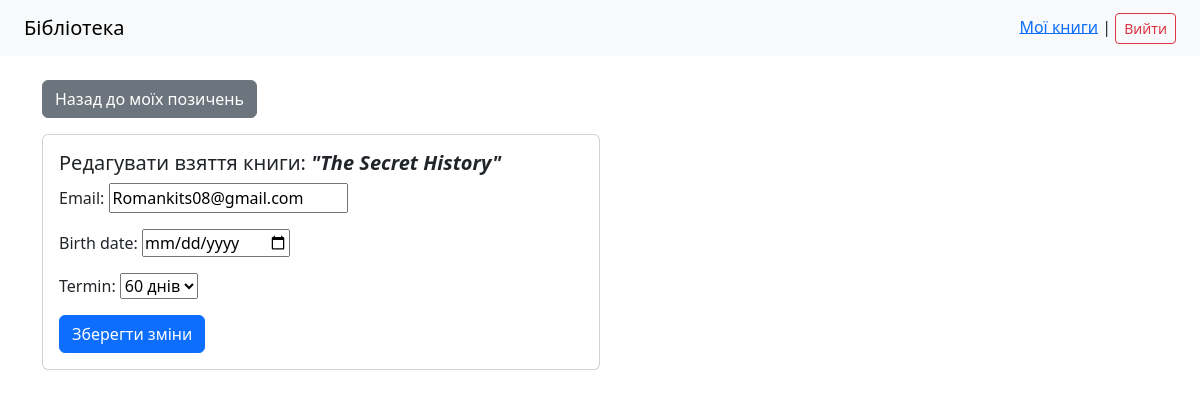
/borrow/1/edit (signed in), run on an earlier commit of the app's database.
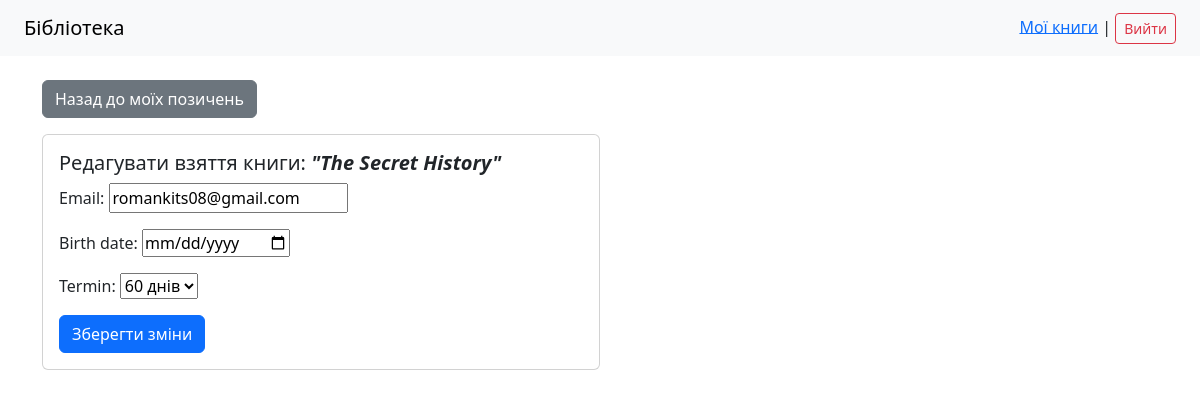
And on a later commit of the database.
### Library_app/models.py (models this page shows, shortened)
class Borrow(models.Model):
    user = models.ForeignKey(User, on_delete=models.CASCADE, related_name='borrows')
    book = models.ForeignKey(Book, on_delete = models.CASCADE, related_name = 'borrows')
    email = models.EmailField(blank=False, null=False)
    birth_date = models.DateField(blank=False, null=False)
    termin = models.PositiveSmallIntegerField(
        choices = [
            (3, '3 дні'),
            (5, '5 днів'),
            (10, '10 днів'),
            (15, '15 днів'),
            (30, '30 днів'),
            (45, '45 днів'),
            (60, '60 днів'),
            (75, '75 днів'),
            (90, '90 днів')
        ],
        default = 30
        )
    created_at = models.DateTimeField(auto_now_add = True)
    class Meta:
        ordering = ['-created_at']
        verbose_name = "Взяття книги"
        verbose_name_plural = "Взяття книг"

class Book(models.Model):
    title = models.CharField(max_length = 250, unique = True)
    author = models.ForeignKey(Author, on_delete = models.CASCADE, related_name = "books")
    cover = models.ImageField(upload_to = 'media/')
    genre = models.ManyToManyField(Genre, related_name = "books")
    year_published = models.PositiveIntegerField(default = 1900)
    age_restrictions = models.PositiveSmallIntegerField(
        validators=[
            MinValueValidator(3),
            MaxValueValidator(120)
        ]
    )
    isbn = models.CharField(max_length = 13, unique = True)
    available = models.BooleanField(default = True)
    class Meta:
        ordering = ['author']
        verbose_name = "Книга"
        verbose_name_plural = "Книги"

### Library_app/views.py (the view)
# urls.py: path('borrow/<int:pk>/edit', views.edit_borrow, name = 'edit_borrow'),
@login_required
def edit_borrow(request: HttpRequest, pk: int):
    borrow = get_object_or_404(Borrow, pk=pk)
    if request.method == 'POST':
        form = BorrowForm(request.POST, instance=borrow)
        if form.is_valid():
            form.save()
            return redirect('my_borrows')
    else:
        form = BorrowForm(instance=borrow)
    return render(request, 'library/edit_borrow.html', {
        'form': form,
        'borrow': borrow
    })

### Library_app/forms.py (shortened to what this page needs)
class BorrowForm(forms.ModelForm):
    class Meta:
        model = Borrow
        fields = ['email', 'birth_date', 'termin']
        widgets = {
            'email': forms.EmailInput(attrs = {'placeholder': 'youremail@example.com'}),
            'birth_date': forms.DateInput(attrs = {'type': 'date'}),
            'termin': forms.Select(attrs = {'aria-label': 'Виберіть термін користування'})
        }
    def __init__(self, *args, **kwargs):
        self.room = kwargs.pop('book', None)
        super().__init__(*args, **kwargs)

### Library_app/templates/library/edit_borrow.html (shortened to what this page needs)
{% extends "base.html" %}
{% block content %}
<a href="{% url 'my_borrows' %}" class="btn btn-secondary mb-3">Назад до моїх позичень</a>
<div class="card" style="width: 50%;">
    <div class="card-body">
        <h5>Редагувати взяття книги: <i><strong>"{{ borrow.book.title }}"</strong></i></h5>
        <form method="post">
            {{ form.as_p }}
            <button type="submit" class="btn btn-primary">Зберегти зміни</button>
        </form>
    </div>
</div>
{% endblock %}

What changed in the data, as far as the page shows it:
changed Borrow "60 днів": email "Romankits08@gmail.com" → "romankits08@gmail.com"
